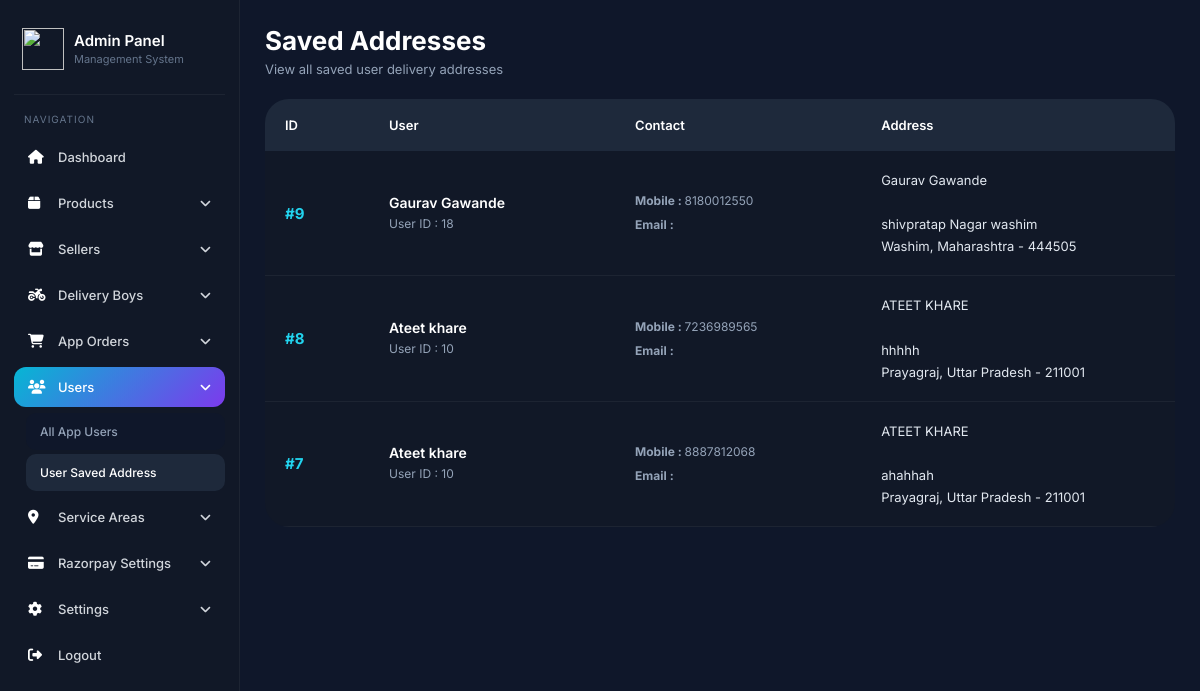
/Backend/admin/saved-address.php (signed in), run on the app's committed database.
### tables this page shows
CREATE TABLE `user_addresses` (
  `id` int(11) NOT NULL,
  `user_id` int(11) NOT NULL,
  `full_name` varchar(255) DEFAULT NULL,
  `mobile` varchar(20) DEFAULT NULL,
  `address` text DEFAULT NULL,
  `city` varchar(100) DEFAULT NULL,
  `state` varchar(100) DEFAULT NULL,
  `pincode` varchar(20) DEFAULT NULL,
  `is_default` enum('yes','no') DEFAULT 'no',
  `created_at` timestamp NULL DEFAULT current_timestamp(),
  `latitude` varchar(50) DEFAULT NULL,
  `longitude` varchar(50) DEFAULT NULL
);

CREATE TABLE `users` (
  `id` int(11) NOT NULL,
  `phone` varchar(15) DEFAULT NULL,
  `email` varchar(150) DEFAULT NULL,
  `referral_code` varchar(20) DEFAULT NULL,
  `sponsor_code` varchar(20) DEFAULT NULL,
  `name` varchar(100) DEFAULT NULL,
  `photo` text DEFAULT NULL,
  `firebase_uid` varchar(255) DEFAULT NULL,
  `login_type` enum('phone','google') DEFAULT 'phone',
  `is_active` tinyint(1) DEFAULT 1,
  `created_at` timestamp NULL DEFAULT current_timestamp(),
  `updated_at` timestamp NULL DEFAULT current_timestamp() ON UPDATE current_timestamp(),
  `paidstatus` enum('free','paid') DEFAULT 'free',
  `wallet_balance` int(100) NOT NULL,
  `startdate` date DEFAULT NULL,
  `enddate` date DEFAULT NULL,
  `fcm_token` longtext DEFAULT NULL
);

### Backend/admin/saved-address.php (the view, shortened to what this page needs)
<?php
require_once 'db.php';
$sql = "
SELECT
user_addresses.*,
users.name
AS user_name,
users.phone
AS user_phone,
users.email,
users.paidstatus
FROM user_addresses
LEFT JOIN users
ON users.id =
user_addresses.user_id
ORDER BY user_addresses.id DESC
";
$stmt =
$pdo->prepare($sql);
$stmt->execute();
$addresses =
$stmt->fetchAll();
?>
<!DOCTYPE html>
<html lang="en">
<head>
<link rel="stylesheet"
href="https://cdnjs.cloudflare.com/ajax/libs/font-awesome/6.5.2/css/all.min.css">
</head>
<body>
<?php include 'nav.php'; ?>
<div class="main-content">
    <div class="page-header">
        <h1>
            Saved Addresses
        </h1>
        <p>
            View all saved user delivery addresses
        </p>
    </div>
    <?php if(count($addresses) > 0){ ?>
    <div class="address-table">
        <div class="table-head">
            <div>
                ID
            </div>
            <div>
                User
            </div>
            <div>
                Contact
            </div>
            <div>
                Address
            </div>
        </div>
        <?php foreach($addresses as $address){ ?>
        <div class="table-row">
            <div class="address-id">
                #<?php echo $address['id']; ?>
            </div>
            <div>
                <div class="user-name">
                    <?php echo htmlspecialchars($address['user_name']); ?>
                </div>
                <div class="small-text">
                    User ID :
                    <?php echo $address['user_id']; ?>
                </div>
            </div>
            <div>
                <div class="small-text">
                    <strong>
                    Mobile :
                    </strong>
                    <?php echo htmlspecialchars($address['mobile']); ?>
                </div>
                <div class="small-text"
                style="margin-top:6px;">
                    <strong>
                    Email :
                    </strong>
                </div>
            </div>
            <div class="address-box">
                <?php echo htmlspecialchars($address['full_name']); ?>
                <br><br>
                <?php echo htmlspecialchars($address['address']); ?>
                <br>
                <?php echo htmlspecialchars($address['city']); ?>,
                <?php echo htmlspecialchars($address['state']); ?>
                -
                <?php echo htmlspecialchars($address['pincode']); ?>
            </div>
        </div>
        <?php } ?>
    </div>
    <?php } ?>
</div>
</body>
</html>

### Backend/admin/saved-address.php (style rules this page uses)
* { margin:0; padding:0; box-sizing:border-box; font-family:'Inter',sans-serif; }
body { background:#0f172a; color:#fff; }
.main-content { margin-left:240px; padding:28px; }
.page-header { margin-bottom:22px; }
.page-header h1 { font-size:26px; margin-bottom:5px; }
.page-header p { font-size:13px; color:#94a3b8; }
.address-table { background:#111827; border-radius:24px; overflow:hidden; }
.table-head { display:grid; grid-template-columns: 90px 1.4fr 1.4fr 1.7fr 120px 120px 150px; gap:14px; padding:18px 20px; background:#1e293b; font-size:13px; font-weight:600; }
.table-row { display:grid; grid-template-columns: 90px 1.4fr 1.4fr 1.7fr 120px 120px 150px; gap:14px; align-items:center; padding:18px 20px; border-bottom: 1px solid rgba(255,255,255,0.05); transition:.3s; }
.address-id { font-size:15px; font-weight:700; color:#22d3ee; }
.user-name { font-size:14px; font-weight:600; margin-bottom:4px; }
.small-text { font-size:12px; color:#94a3b8; line-height:1.5; }
.address-box { font-size:13px; color:#e2e8f0; line-height:1.7; }
@media (max-width:1400px) { .address-table { overflow-x:auto; } }
@media (max-width:1400px) { .table-head, .table-row { min-width:1350px; } }

### Backend/admin/nav.php (style rules this page uses)
* { margin:0; padding:0; box-sizing:border-box; font-family:'Inter',sans-serif; }
body { background:#0f172a; }
.main-content { margin-left:240px; padding:25px; transition:.3s; }

### data on the page
user_addresses: id "9", user.name "Gaurav Gawande", user "18", mobile "8180012550", full_name "Gaurav Gawande", address "shivpratap Nagar washim", city "Washim", state "Maharashtra", pincode "444505"
user_addresses: id "8", user.name "Ateet khare", user "10", mobile "7236989565", full_name "ATEET KHARE", address "hhhhh", city "Prayagraj", state "Uttar Pradesh", pincode "211001"
user_addresses: id "7", user.name "Ateet khare", user "10", mobile "8887812068", full_name "ATEET KHARE", address "ahahhah", city "Prayagraj", state "Uttar Pradesh", pincode "211001"
